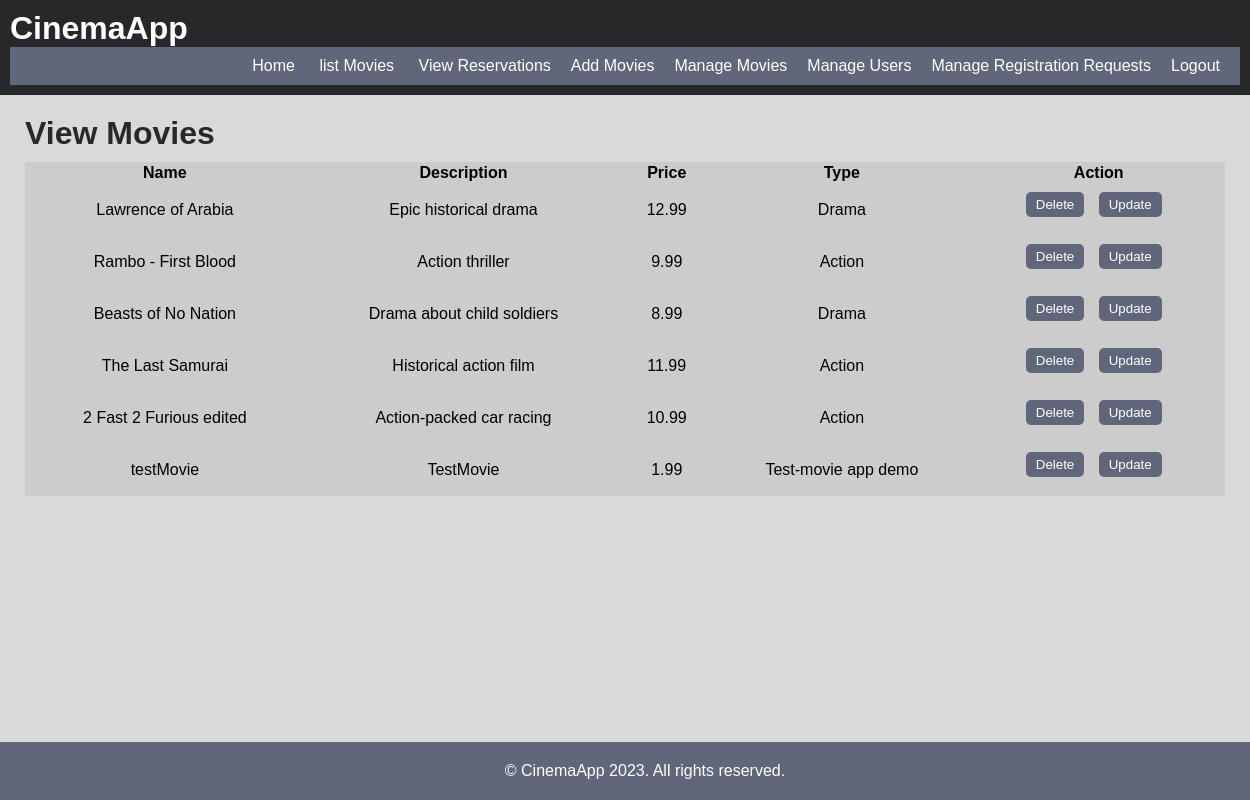
/Cinema/php/manage_products.php (signed in), run on the app's committed database.
### tables this page shows
CREATE TABLE `products` (
  `productid` int(11) NOT NULL,
  `name` varchar(100) DEFAULT NULL,
  `description` varchar(255) DEFAULT NULL,
  `price` decimal(10,2) DEFAULT NULL,
  `type` varchar(50) DEFAULT NULL
);

### Cinema/php/manage_products.php (the view, shortened to what this page needs)
<?php
require_once "config.php";
$selectQuery = "SELECT * FROM products";
$result = mysqli_query($link, $selectQuery);
$products = [];
if ($result) {
    while ($row = mysqli_fetch_assoc($result)) {
        $products[] = $row;
    }
}
?>
<!DOCTYPE html>
<html>
<head>
    <link rel="stylesheet" href="../css/styles.css">
</head>
<body>
    <header>
        <h1>
            <a name="logo" href="index.php">CinemaApp</a>
        </h1>
        <nav>
            <a href="index.php">Home</a>
            <a href="view_movies.php">list Movies</a>
            <?php
                if (isset($_SESSION['loggedin']) && $_SESSION['loggedin'] === true) {
                    if (isset($_SESSION['role']) && $_SESSION['role'] === 'user') {
                        echo '<a href="create_reservation.php">Create Reservation</a>';
                        echo '<a href="user_view_reservations.php">My Reservations</a>';
                    } elseif (isset($_SESSION['role']) && $_SESSION['role'] === 'admin') {
                        echo '<a href="view_reservations.php">View Reservations</a>';
                        echo '<a href="create_product.php">Add Movies</a>';
                        echo '<a href="manage_products.php">Manage Movies</a>';
                        echo '<a href="manage_users.php">Manage Users</a>';
                        echo '<a href="registration_requests.php">Manage Registration Requests</a>';
                    }
                    echo '<a href="logout.php">Logout</a>';
                } else {
                    echo '<a href="login.php">Login</a>';
                    echo '<a href="register.php">Register</a>';
                }
            ?>
        </nav>
    </header>
    <div class="container">
        <h1>View Movies</h1>
        <table>
            <tr>
                <th>Name</th>
                <th>Description</th>
                <th>Price</th>
                <th>Type</th>
                <th>Action</th>
            </tr>
            <?php foreach ($products as $product) { ?>
                <tr>
                    <td><?php echo $product['name']; ?></td>
                    <td><?php echo $product['description']; ?></td>
                    <td><?php echo $product['price']; ?></td>
                    <td><?php echo $product['type']; ?></td>
                    <td>
                        <form class="action-form" method="post">
                            <button type="submit" name="delete_product">Delete</button>
                        </form>
                        <form class="action-form" action="update_products.php" method="get">
                            <button type="submit">Update</button>
                        </form>
                    </td>
                </tr>
            <?php } ?>
        </table>
    </div>
    <footer>
        <p>&copy; CinemaApp 2023. All rights reserved.</p>
    </footer>
</body>
</html>

### Cinema/css/styles.css (style rules this page uses)
body, h1, h2, h3, p, ul, li { margin: 0; padding: 0; }
body { font-family: Arial, sans-serif; background-color: #D8D9DA; }
a { color: #fff; text-decoration: none; }
.container { max-width: 1200px; margin: 0 auto; padding: 20px; }
header { background-color: #272829; color: #fff; text-align: left; padding: 10px; }
header h1 { margin: 0; color: #FFF6E0; }
nav { background-color: #61677A; color: #fff; text-align: right; padding: 10px; }
nav a { color: #fff; text-decoration: none; margin: 0 10px; }
h1, h2 { margin-bottom: 10px; color: #272829; }
form input[type="text"], form input[type="email"], form input[type="password"], form select, form button { width: 100%; padding: 10px; margin-bottom: 10px; border: 1px solid #ccc; border-radius: 5px; }
form button { background-color: #61677A; color: #fff; cursor: pointer; }
footer { background-color: #61677A; color: #fff; text-align: center; padding: 20px; position: absolute; bottom: 0; width: 100%; }
.action-form { display: inline-block; margin-right: 10px; }
.action-form button { padding: 5px 10px; background-color: #61677A; color: white; border: none; cursor: pointer; display: inline-block; }
table td { padding: 8px; }
table { background-color: #ccc; border-collapse: collapse; width: 100%; border: 1px solid #ccc; }
table th, table td { border: 1px solid #ccc; text-align: center; }

### data on the page
products: name "Lawrence of Arabia", description "Epic historical drama", price "12.99", type "Drama"
products: name "Rambo - First Blood", description "Action thriller", price "9.99", type "Action"
products: name "Beasts of No Nation", description "Drama about child soldiers", price "8.99", type "Drama"
products: name "The Last Samurai", description "Historical action film", price "11.99", type "Action"
products: name "2 Fast 2 Furious edited", description "Action-packed car racing", price "10.99", type "Action"
products: name "testMovie", description "TestMovie", price "1.99", type "Test-movie app demo"
